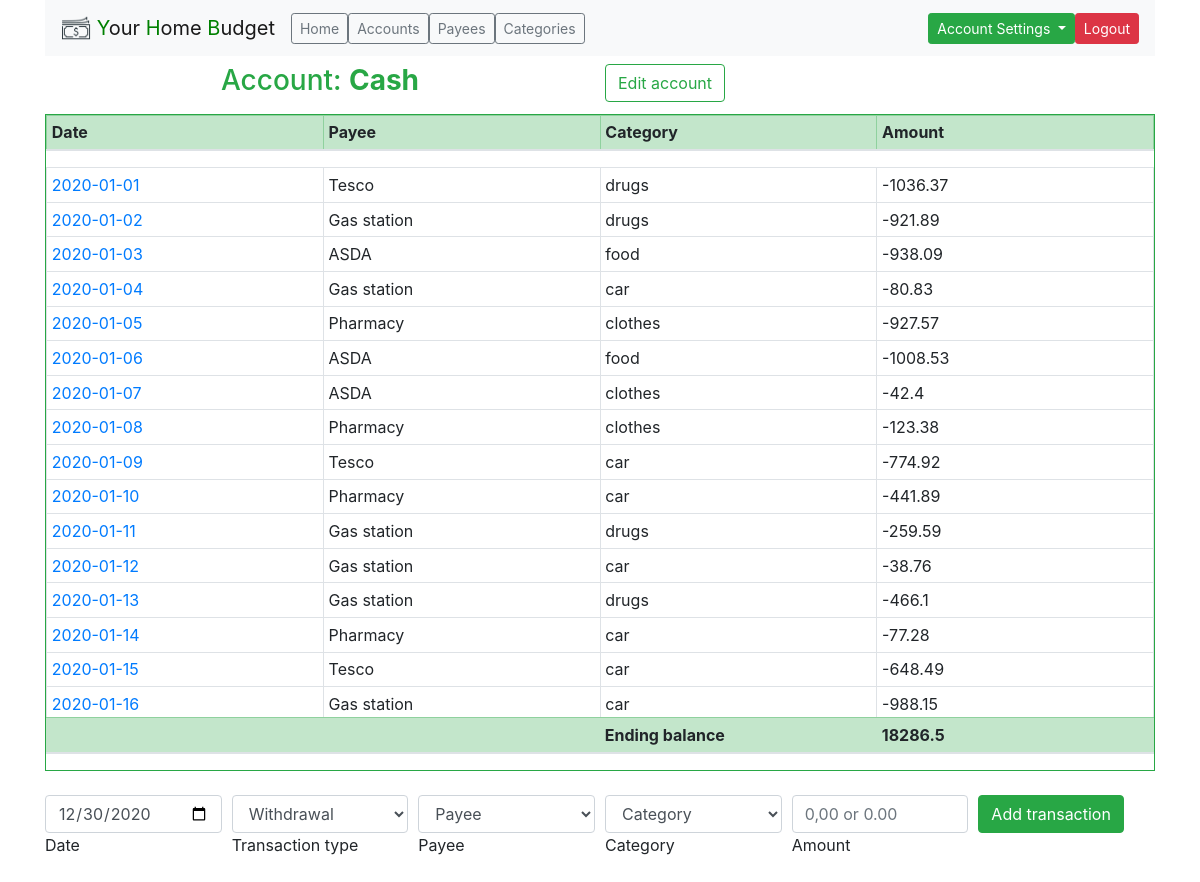
/account/1 (signed in), run on the app's committed database.
### tables this page shows
CREATE TABLE account (account_id INTEGER PRIMARY KEY, account_name TEXT NOT NULL, user_id INTEGER NOT NULL, starting_balance REAL DEFAULT 0, account_hide INTEGER DEFAULT 0);

CREATE TABLE "transactions" (
	"transaction_id"	INTEGER,
	"date"	TEXT NOT NULL,
	"payee_id"	INTEGER,
	"transf_to_account_id"	INTEGER,
	"category_id"	INTEGER,
	"amount"	REAL NOT NULL,
	"user_id"	INTEGER NOT NULL,
	"account_id"	INTEGER NOT NULL,
	PRIMARY KEY("transaction_id")
);

CREATE TABLE payee (payee_id INTEGER PRIMARY KEY, payee_name TEXT NOT NULL, user_id INTEGER NOT NULL, description TEXT);

CREATE TABLE category (category_id INTEGER PRIMARY KEY, category_name TEXT NOT NULL, user_id INTEGER NOT NULL);

### app/views.py (the view)
@app.route("/account/<account_id>")
@login_required
def account(account_id):
    user_id = session["user_id"]
    session["account_id"] = account_id
    today = datetime.now().strftime('%Y-%m-%d')
    with sql.connect("sqlite.db") as con:
        con.row_factory = sql.Row
        cur = con.cursor()
        cur.execute("""SELECT * FROM account WHERE user_id = ?
            AND account_id = ?""", (user_id, account_id))
        account_db = cur.fetchall()[0]
        account_name = account_db["account_name"]
        starting_balance = account_db["starting_balance"]
        payee_list_dict = payee_list_from_db(user_id, cur)
        if not payee_list_dict:
            payee_list_dict = []
        category_list_dict = category_list_from_db(user_id, cur)
        if not category_list_dict:
            category_list_dict = []
        account_list_dict = account_list_from_db(user_id, cur)
        trans_list_dict_db = transaction_list_from_db(user_id, account_id,
                                                      cur, payee_list_dict,
                                                      category_list_dict,
                                                      account_list_dict)
        if not trans_list_dict_db:
            trans_list_dict = []
            total = starting_balance
        else:
            trans_list_dict = trans_list_dict_db[0]
            total = trans_list_dict_db[1] + starting_balance
        total = round(float(total), 2)
    con.close()
    return render_template(
        "account.html", account_name=account_name, account_id=account_id,
        today=today, payee_list_dict=payee_list_dict, total=total,
        category_list_dict=category_list_dict,
        trans_list_dict=trans_list_dict)

### app/helpers.py (called while the page is built)
def login_required(f):
    @wraps(f)
    def decorated_function(*args, **kwargs):
        if session.get('user_id') is None:
            return redirect("/login")
        return f(*args, **kwargs)
    return decorated_function

def payee_list_from_db(user_id, cur):
    payee_list_dict = []
    cur.execute("""SELECT * FROM payee WHERE user_id = ?
        ORDER BY payee_name COLLATE NOCASE ASC""",(user_id,))
    payee_db = cur.fetchall()
    if not payee_db:
        return False
    for pay in payee_db:
        payee_dict = {}
        payee_dict["payee_id"] = pay["payee_id"]
        payee_dict["payee_name"] = pay["payee_name"]
        payee_dict["user_id"] = pay["user_id"]
        payee_dict["description"] = pay["description"]
        payee_list_dict.append(payee_dict)
    return payee_list_dict

def category_list_from_db(user_id, cur):
    category_list_dict = []
    cur.execute("""SELECT * FROM category WHERE user_id = ?
        ORDER BY category_name COLLATE NOCASE ASC""", (user_id,))
    category_db = cur.fetchall()
    if not category_db:
        return False
    for category in category_db:
        category_dict = {}
        category_dict["category_id"] = category["category_id"]
        category_dict["category_name"] = category["category_name"]
        category_dict["user_id"] = category["user_id"]
        category_list_dict.append(category_dict)
    return category_list_dict

def account_list_from_db(user_id, cur):
    account_list_dict = []
    cur.execute("""SELECT * FROM account WHERE user_id = ?
        ORDER BY account_name COLLATE NOCASE ASC""", (user_id,))
    account_db = cur.fetchall()
    for acc in account_db:
        account_dict = {}
        account_dict["account_id"] = acc["account_id"]
        account_dict["account_name"] = acc["account_name"]
        account_dict["user_id"] = acc["user_id"]
        account_dict["starting_balance"] = acc["starting_balance"]
        account_dict["account_hide"] = acc["account_hide"]
        account_list_dict.append(account_dict)
    return account_list_dict

### app/views.py (called while the page is built)
@app.after_request
def after_request(response):
    response.headers["Cache-Control"] = "no-cache, no-store, must-revalidate"
    response.headers["Expires"] = 0
    response.headers["Pragma"] = "no-cache"
    return response

@app.context_processor
def inject_dict_for_all_templates():
    return dict(href_dict=href_dict)

### app/templates/account.html (shortened to what this page needs)
{% extends "layout.html" %}
{% block main %}
    <form action="/account_edit/{{ account_id }}" method="GET">
        <div class="form-row mt-2 mb-2">
            <div class="col">
                <h3 class="text-success text-center">Account: <span class="font-weight-bolder">{{ account_name }}</span></h3>
            </div>
            <div class="col">
                <button type="submit" class="btn btn-outline-success">Edit account</button>
            </div>
        </div>
    </form>
    <div class="w-100 border border-success mb-4">
        <div class="scrollable">
            <table class="table table-hover table-sm table-bordered">
                <thead>
                    <tr class="table-success">
                        <th>Date</th>
                        <th>Payee</th>
                        <th>Category</th>
                        <th>Amount</th>
                    </tr>
                </thead>
            </table>
        </div>
        <div class="body-table-container scrollable">
            <table class="table table-hover table-sm table-bordered">
                <tbody>
                    {% for tran in trans_list_dict %}
                    <tr>
                        <td>
                            <a href="/transaction/{{ tran['transaction_id'] }}">
                                {{ tran["date"] }}
                            </a>
                        </td>
                        <td>{{ tran["payee_name"] }}</td>
                        <td>{{ tran["category_name"] }}</td>
                        <td>{{ tran["amount"] }}</td>
                    </tr>
                    {% endfor %}
                </tbody>
            </table>
        </div>
        <div class="scrollable">
            <table class="table table-hover table-sm">
                <thead>
                    <tr class="table-success">
                        <th></th>
                        <th></th>
                        <th>Ending balance</th>
                        <th>{{ total }}</th>
                    </tr>
                </thead>
            </table>
        </div>
    </div>
    <form action="/add_transaction" method="POST">
        <div class="form-row">
            <div class="form-group col">
                <input name="date" type="date" class="form-control" value="{{ today }}" min="2000-01-01">
                <label for="date">Date</label>
            </div>
            <div class="form-group col">
                <select name="transaction_type" autofocus type="number" class="form-control">
                    <option value="-1" selected>Withdrawal</option>
                </select>
                <label for="transaction_type">Transaction type</label>
            </div>
            <div class="form-group col">
                <select name="payee" type="text" class="form-control">
                    <option value="" disabled selected>Payee</option>
                </select>
                <label for="payee">Payee</label>
            </div>
            <div class="form-group col">
                <select name="category" type="text" class="form-control">
                    <option value="" disabled selected>Category</option>
                </select>
                <label for="category">Category</label>
            </div>
            <div class="form-group col">
                <input autocomplete="off" placeholder="0,00 or 0.00" name="amount" type="text" class="form-control">
                <label for="amount">Amount</label>
            </div>
            <div class="col">
                <button type="submit" class="btn btn-success">Add transaction</button>
            </div>
        </div>
    </form>
{% endblock %}

### app/templates/layout.html (shortened to what this page needs)
<!DOCTYPE html>
<html lang="en">
    <head>
        <link rel="stylesheet" type="text/css"
        href="{{url_for('static', filename='style.css')}}">
        <link rel="stylesheet"
        href="https://cdn.jsdelivr.net/npm/bootstrap@4.5.3/dist/css/bootstrap.min.css"
>
    </head>
    <body>
        <div class="container">
            {% set href_list_keys = href_dict.keys() %}
            <nav class="navbar navbar-light bg-light">
            <form class="form-inline">
                <a class="navbar-brand">
                    <img src="/static/logo_small.png" width="30" height="30" class="d-inline-block align-top" alt="logo">
                    <span style="color:green;">Y</span>our <span style="color:green;">H</span>ome <span style="color:green;">B</span>udget
                </a>
                {% if session.user_id %}
                    {% for element in href_list_keys %}
                        {% if element == st_name %}
                            <a href="{{ href_dict[element] }}">
                            <button  class="btn btn-outline-success" type="button">
                                {{ element }}
                            </button>
                            </a>
                        {% else %}
                            <a href="{{ href_dict[element] }}">
                            <button class="btn btn-sm btn-outline-secondary"
                            type="button">
                                {{ element }}
                            </button>
                            </a>
                        {% endif %}
                    {% endfor %}
                {% else %}
                    {% block navbar %}{% endblock %}
                {% endif %}
            </form>
            {% if session.user_id %}
                <form class="form-inline my-2 my-lg-0">
                    <div class="dropdown">
                        <button class="btn btn-sm btn-success dropdown-toggle" type="button" id="dropdownMenuButton" data-toggle="dropdown" aria-haspopup="true" aria-expanded="false">
                          Account Settings
                        </button>
                    </div>
                    <a href="/logout">
                        <button class="btn btn-sm btn-danger" type="button">
                            Logout
                        </button>
                    </a>
                </form>
            {% endif %}
            </nav>
            {% block main %}{% endblock %}
        </div>
    </body>
</html>

### app/static/style.css (style rules this page uses)
.scrollable { overflow-y: scroll; }
.body-table-container { max-height: 550px; }
table thead>tr>th { width: 25%; }
table tbody>tr>td { width: 25%; }

### data on the page
account: account_name "Cash"
transactions: date "2020-01-01", amount "-1036.37"
payee: payee_name "Tesco" "Tesco" "Tesco"
category: category_name "drugs" "drugs" "drugs" "drugs"
transactions: date "2020-01-02", amount "-921.89"
payee: payee_name "Gas station" "Gas station" "Gas station" "Gas station" "Gas station" "Gas station"
transactions: date "2020-01-03", amount "-938.09"
payee: payee_name "ASDA" "ASDA" "ASDA"
category: category_name "food" "food"
transactions: date "2020-01-04", amount "-80.83"
category: category_name "car" "car" "car" "car" "car" "car" "car"
transactions: date "2020-01-05", amount "-927.57"
payee: payee_name "Pharmacy" "Pharmacy" "Pharmacy" "Pharmacy"
category: category_name "clothes" "clothes" "clothes"
transactions: date "2020-01-06", amount "-1008.53"
transactions: date "2020-01-07", amount "-42.4"
transactions: date "2020-01-08", amount "-123.38"
transactions: date "2020-01-09", amount "-774.92"
transactions: date "2020-01-10", amount "-441.89"
transactions: date "2020-01-11", amount "-259.59"
transactions: date "2020-01-12", amount "-38.76"
transactions: date "2020-01-13", amount "-466.1"
transactions: date "2020-01-14", amount "-77.28"
transactions: date "2020-01-15", amount "-648.49"
transactions: date "2020-01-16", amount "-988.15"

### other printed values
{{ element }} "Home" "Accounts" "Payees" "Categories"
{{ total }} "18286.5"
